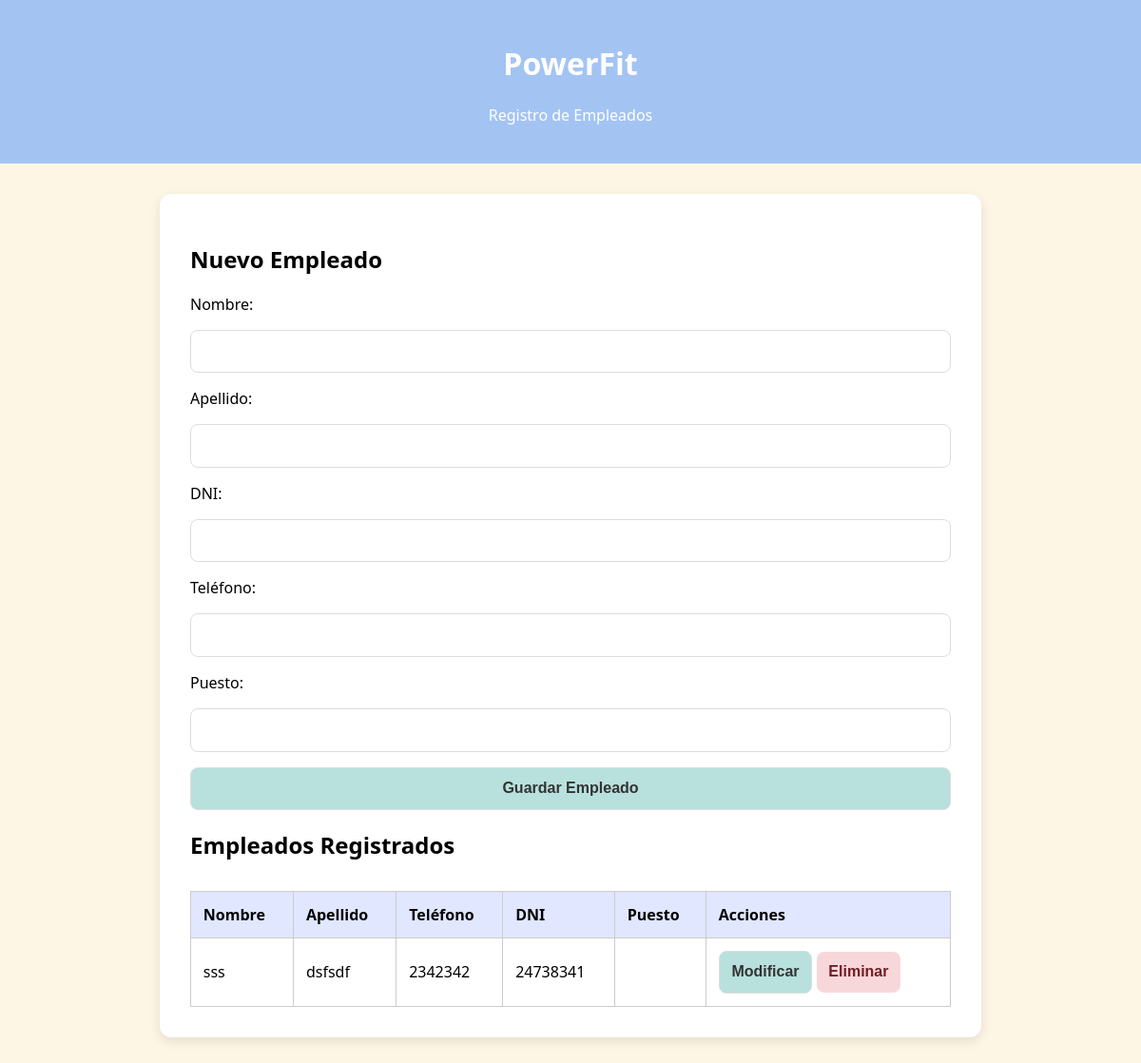
/empleados/formulario_emple.php, run on an earlier commit of the app's database.
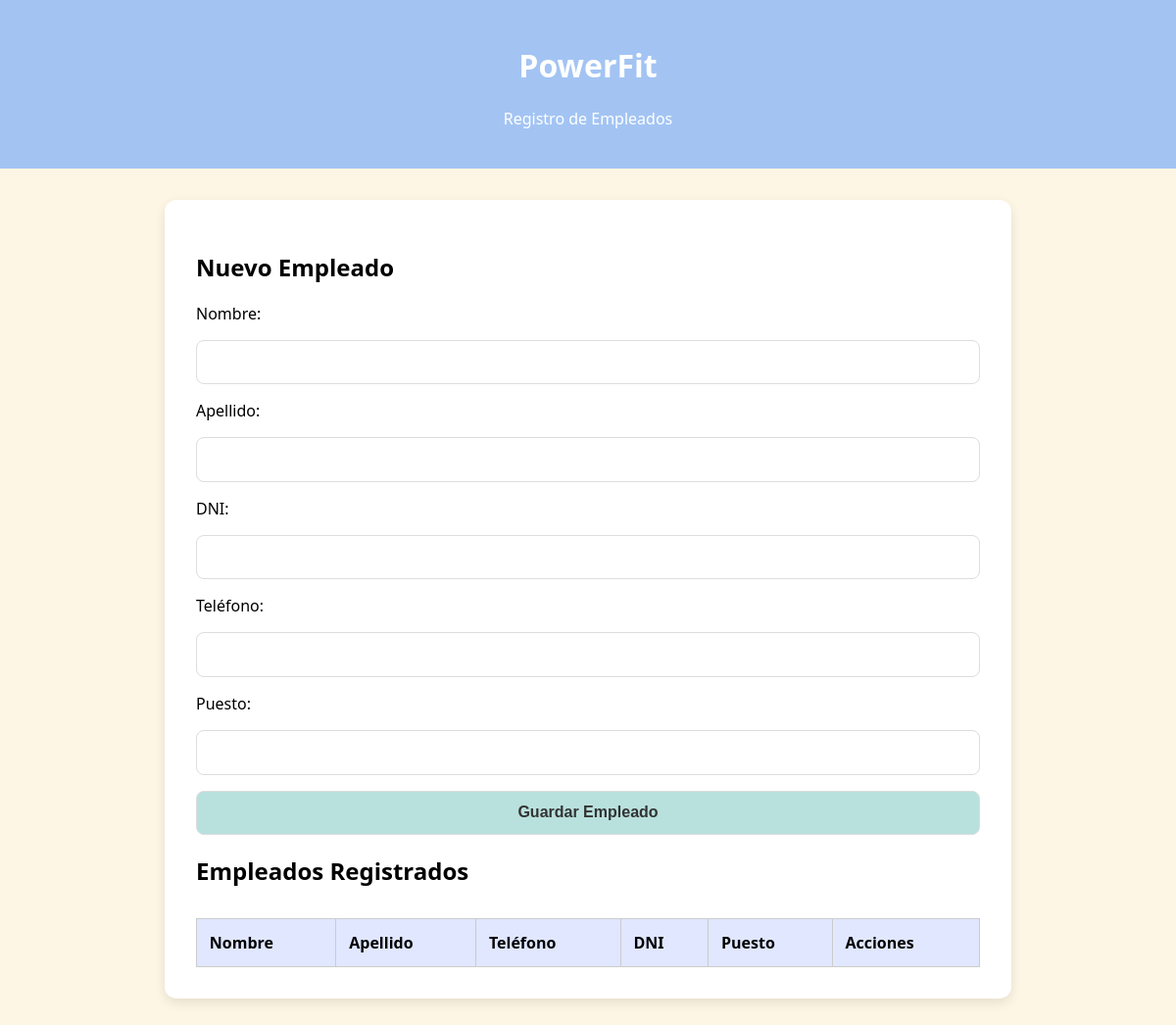
And on a later commit of the database.
### tables this page shows
CREATE TABLE `empleados` (
  `id_entrenador` int(10) NOT NULL,
  `nombre` varchar(20) NOT NULL,
  `apellido` varchar(20) NOT NULL,
  `dni` varchar(10) NOT NULL,
  `puesto` varchar(20) NOT NULL,
  `telefono` varchar(20) NOT NULL
);

### empleados/formulario_emple.php (the view, shortened to what this page needs)
<?php
include '../conexion.php';
$checkAI = mysqli_query($con, "SHOW CREATE TABLE empleados");
if ($checkAI) {
    $row = mysqli_fetch_assoc($checkAI);
    $createSQL = $row['Create Table'];
    if (strpos($createSQL, '`id_empleado` int') !== false && strpos($createSQL, 'AUTO_INCREMENT') === false) {
        mysqli_query($con, "ALTER TABLE empleados MODIFY id_empleado INT NOT NULL AUTO_INCREMENT");
    }
}
$resultado = mysqli_query($con, "SELECT * FROM empleados ORDER BY id_empleado DESC");
?>
 <!DOCTYPE html>
 <html lang="es">
 <head>
 </head>
 <body>
     <header>
         <h1>PowerFit</h1>
         <p>Registro de Empleados</p>
     </header>
     <main>
         <h2>Nuevo Empleado</h2>
         <form method="POST">
             <label for="nombre">Nombre:</label>
             <input type="text" name="nombre" id="nombre" required>
             <label for="apellido">Apellido:</label>
             <input type="text" name="apellido" id="apellido" required>
             <label for="dni">DNI:</label>
             <input type="text" name="dni" id="dni" required>
             <label for="telefono">Teléfono:</label>
             <input type="text" name="telefono" id="telefono" required>
             <label for="puesto">Puesto:</label>
             <input type="text" name="puesto" id="puesto" required>
             <button type="submit">Guardar Empleado</button>
         </form>
         <section class="lista">
             <h2>Empleados Registrados</h2>
             <table>
                 <thead>
                     <tr>
                         <th>Nombre</th>
                         <th>Apellido</th>
                         <th>Teléfono</th>
                         <th>DNI</th>
                         <th>Puesto</th>
                         <th>Acciones</th>
                     </tr>
                 </thead>
                 <tbody>
                     <?php while ($fila = mysqli_fetch_assoc($resultado)): ?>
                         <tr>
                             <td><?= $fila['nombre'] ?></td>
                             <td><?= $fila['apellido'] ?></td>
                             <td><?= $fila['telefono'] ?></td>
                             <td><?= $fila['dni'] ?></td>
                             <td><?= $fila['puesto'] ?></td>
                             <td>
                                 <form action='modificar_emple.php' method='POST' style='display:inline'>
                                     <button type='submit'>Modificar</button>
                                 </form>
                                 <form action='eliminar_emple.php' method='POST' style='display:inline' onsubmit='return confirm("¿Estás seguro?")'>
                                     <button type='submit' class='danger'>Eliminar</button>
                                 </form>
                             </td>
                         </tr>
                     <?php endwhile; ?>
                 </tbody>
             </table>
         </section>
     </main>
 </body>
 </html>

What changed in the data, as far as the page shows it:
removed empleados: nombre "sss", apellido "dsfsdf", telefono "2342342", dni "24738341"
